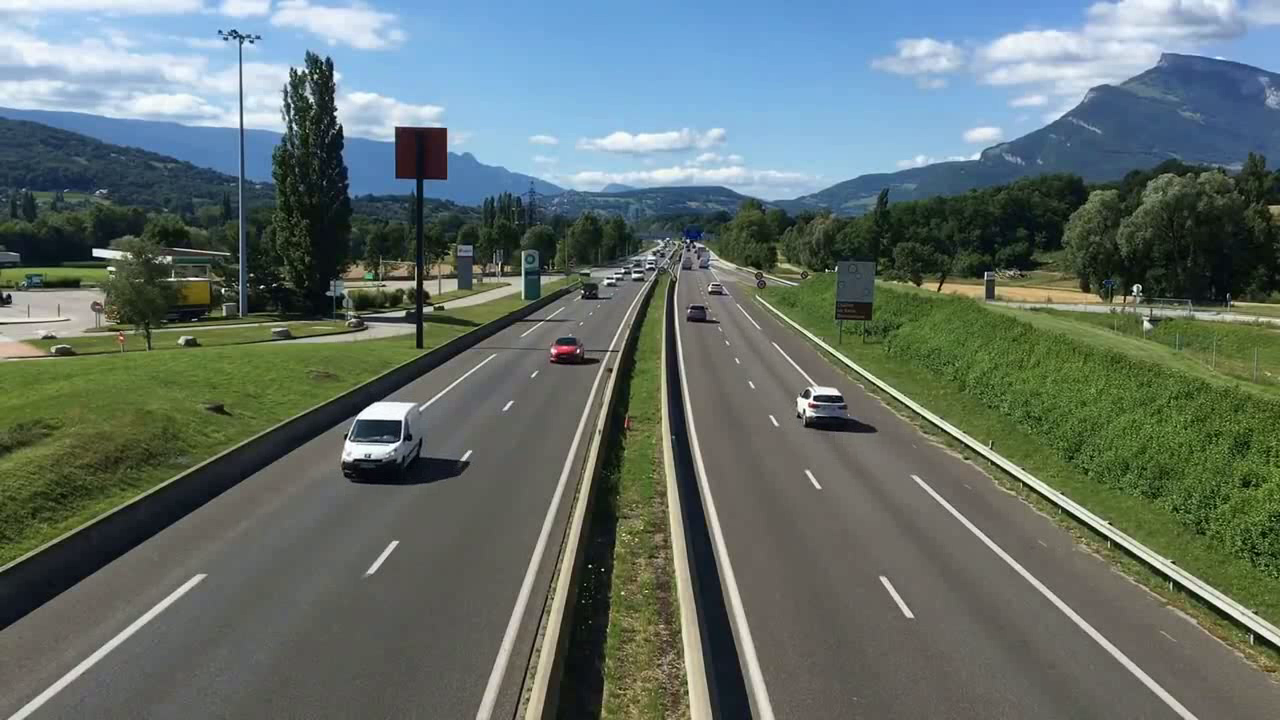
#> input picture frame 1 of video/10.mp4, 1280 x 720 px, given in place of 10_20.mp4, which was not available
$ python mean.py
#> lines starting #> are read from the running program, lines starting #| are printed output that depends on the picture; pictures that were not available may be replaced by others from this repository, and a replacement may not be noted
import cv2
import numpy as np

cap = cv2.VideoCapture("D:/python/DATA/10_20.mp4")


success, sum = cap.read()
#> sum is the input picture: shape (720, 1280, 3); mean B, G, R 106, 111.1, 97.9
sum = sum.astype(np.float32)
sum = sum/300
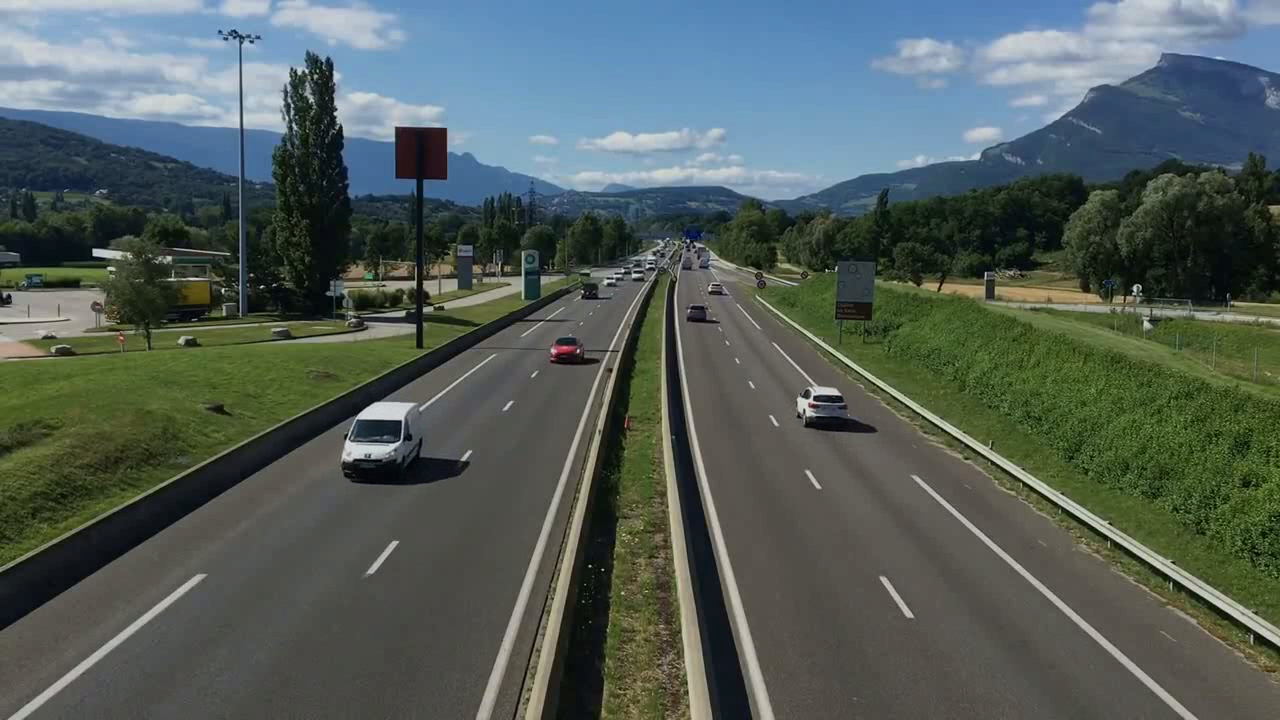
#> sum: shape (720, 1280, 3) float32; mean B, G, R 0.353, 0.37, 0.326
COUNT = 0
while success:
    if COUNT == 299: break
    success, img1 = cap.read()
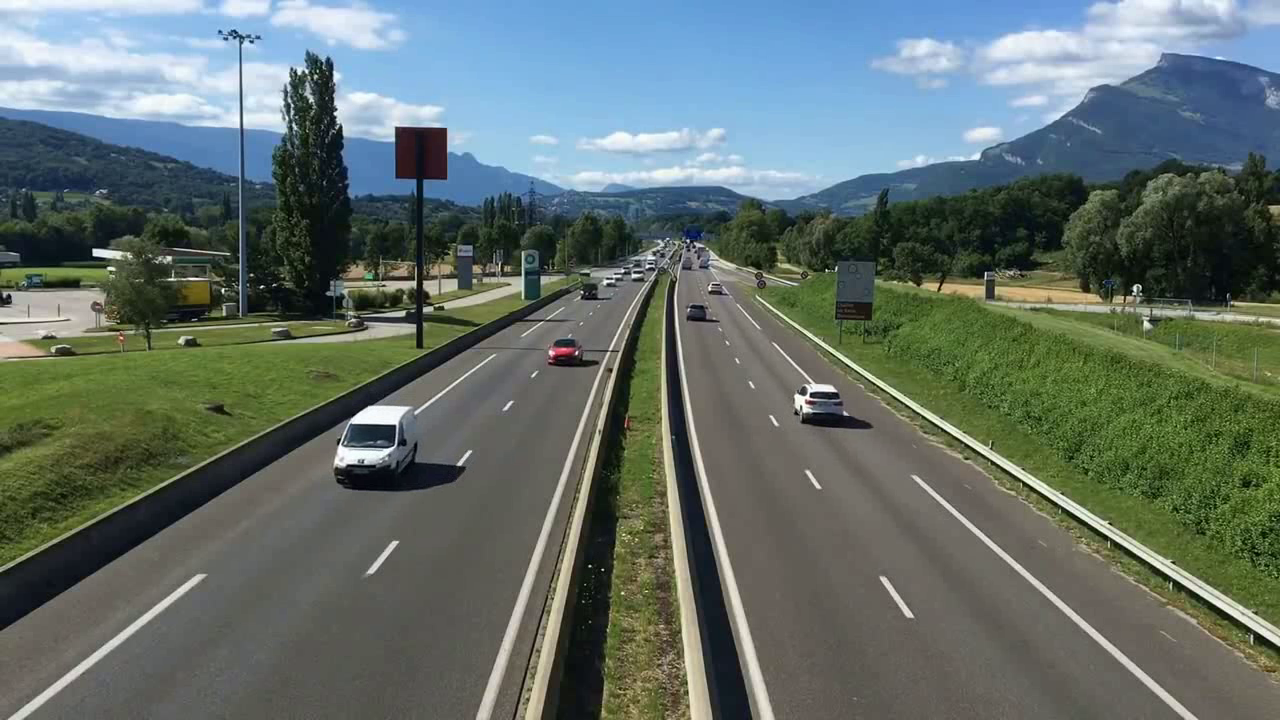
#> input picture frame 2 of video/10.mp4, 1280 x 720 px, given in place of 10_20.mp4, which was not available
#> img1 is the input picture: shape (720, 1280, 3); mean B, G, R 106.1, 111.2, 98
    img1 = img1.astype(np.float32)
    COUNT += 1
    sum += img1/300
    print(COUNT)
    # print(sum)
sum = sum.astype(np.uint8)
cv2.imwrite("./back.jpg".format(np), sum)
cv2.imshow('background', sum)
cv2.waitKey()

$ run again, starting later in the video
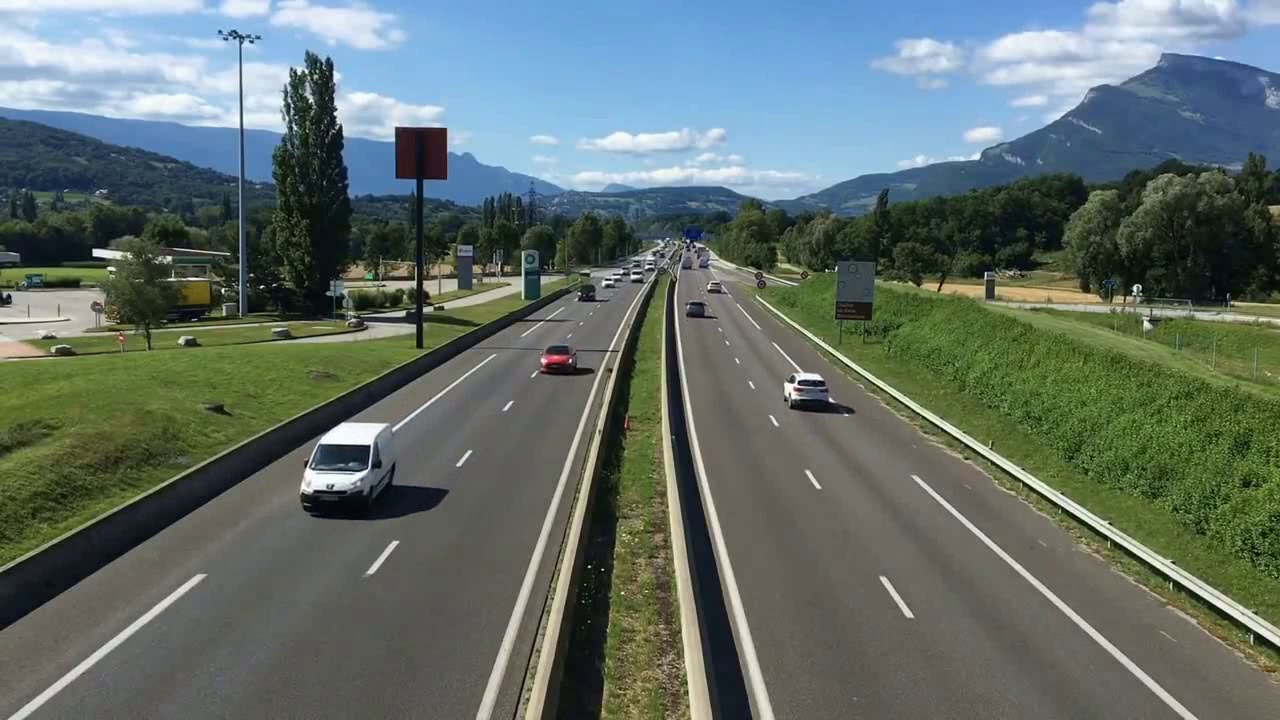
#> input picture frame 6 of video/10.mp4, 1280 x 720 px, given in place of 10_20.mp4, which was not available
#> sum is the input picture: shape (720, 1280, 3); mean B, G, R 106.2, 111.2, 98
#> `sum = sum/300`:
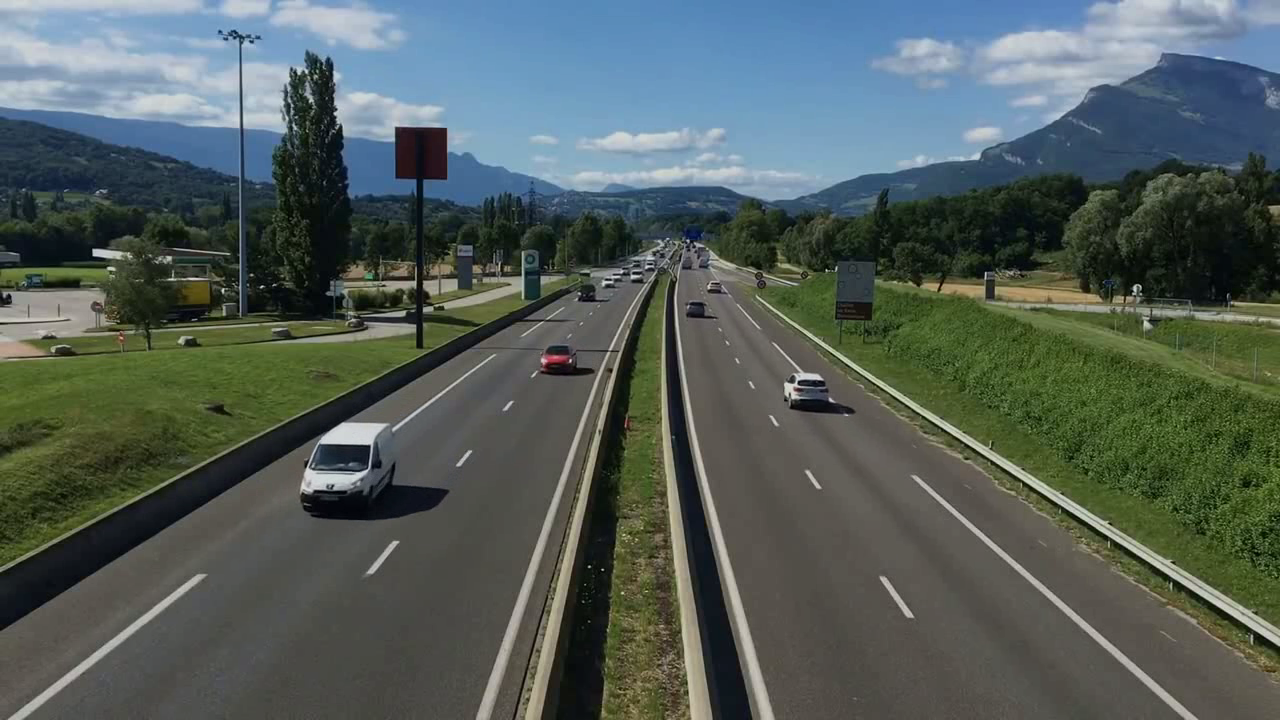
#> sum: shape (720, 1280, 3) float32; mean B, G, R 0.354, 0.371, 0.327
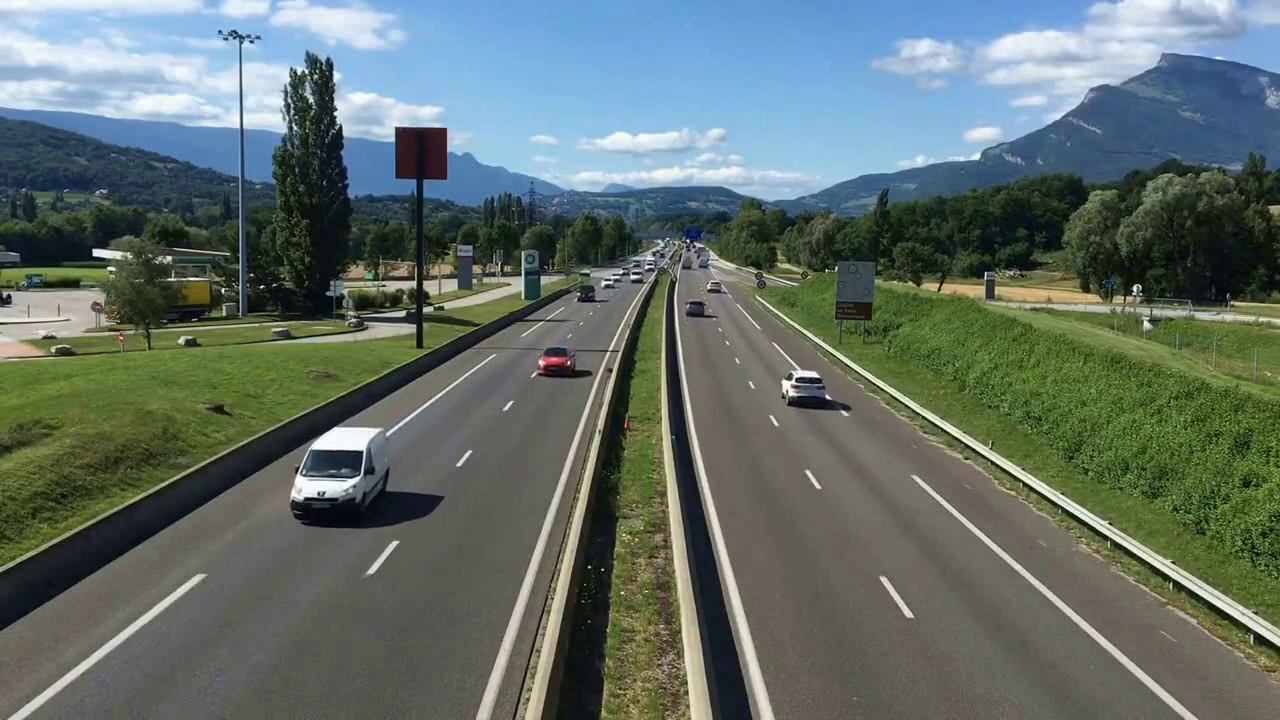
#> input picture frame 7 of video/10.mp4, 1280 x 720 px, given in place of 10_20.mp4, which was not available
#> img1 is the input picture: shape (720, 1280, 3); mean B, G, R 106.2, 111.2, 98

$ run again, starting later in the video
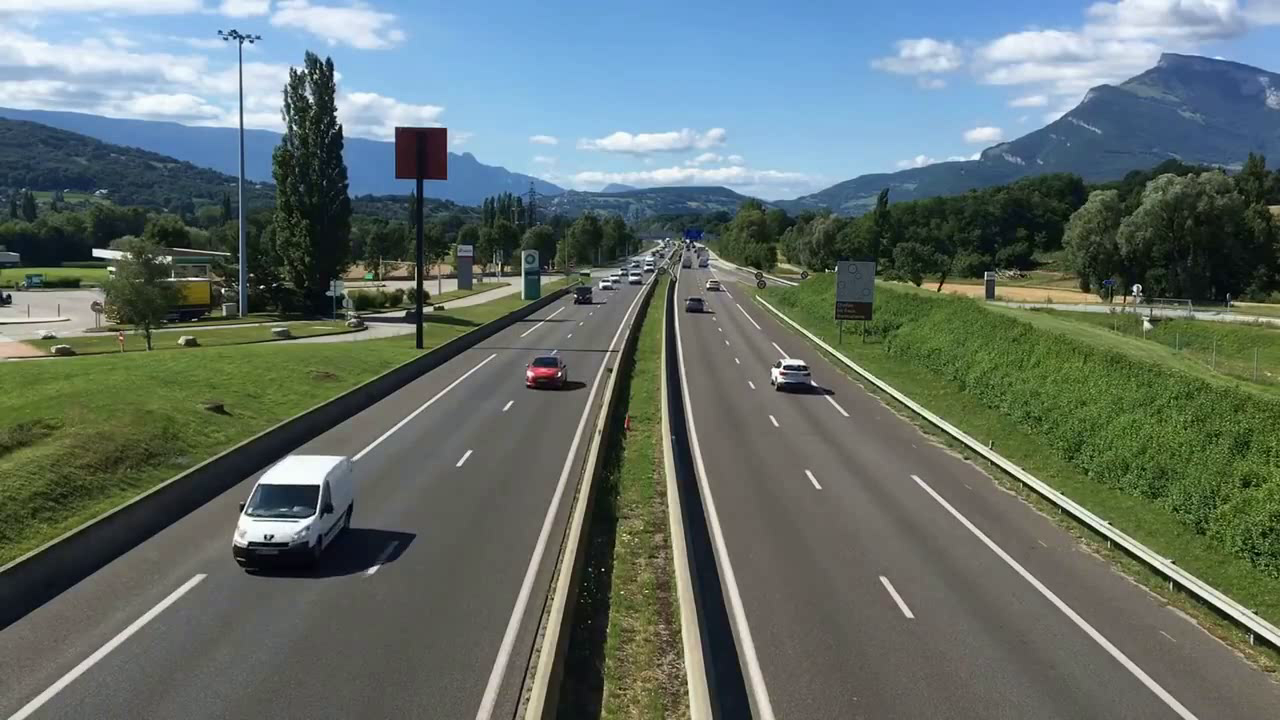
#> input picture frame 12 of video/10.mp4, 1280 x 720 px, given in place of 10_20.mp4, which was not available
#> sum is the input picture: shape (720, 1280, 3); mean B, G, R 106.7, 111.5, 98.5
#> `sum = sum/300`:
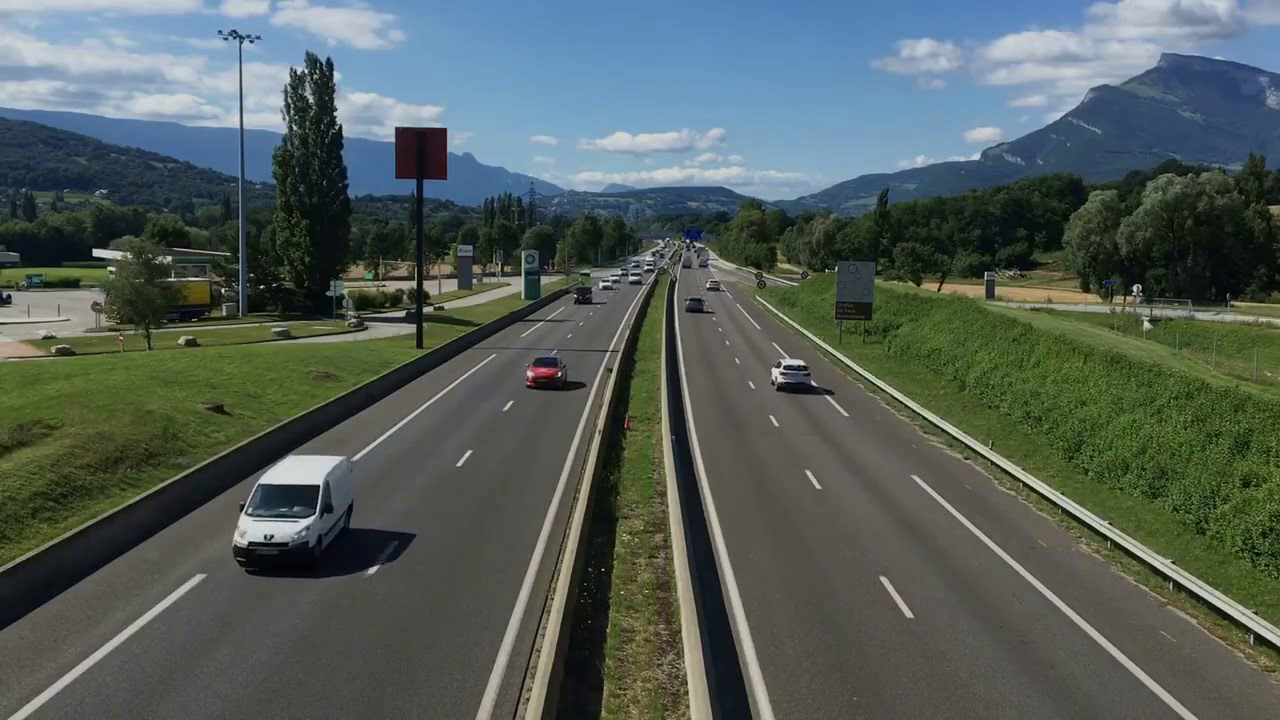
#> sum: shape (720, 1280, 3) float32; mean B, G, R 0.355, 0.372, 0.328
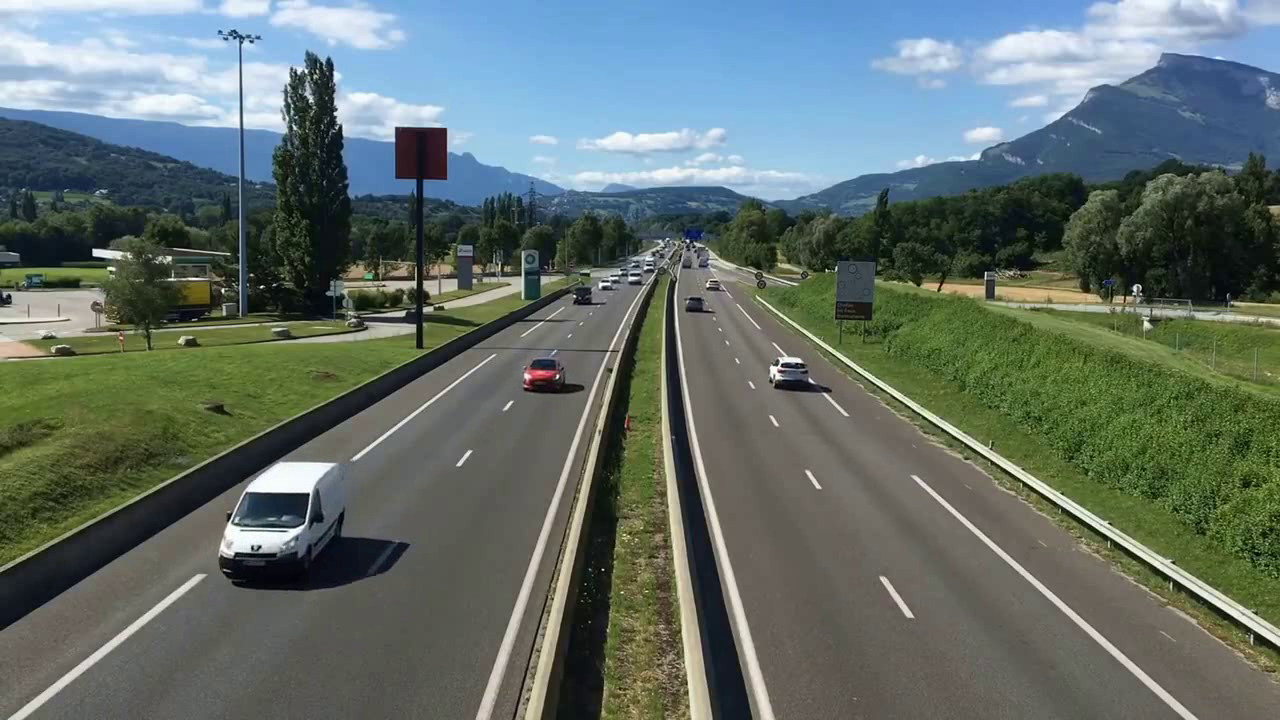
#> input picture frame 13 of video/10.mp4, 1280 x 720 px, given in place of 10_20.mp4, which was not available
#> img1 is the input picture: shape (720, 1280, 3); mean B, G, R 106.6, 111.5, 98.4
